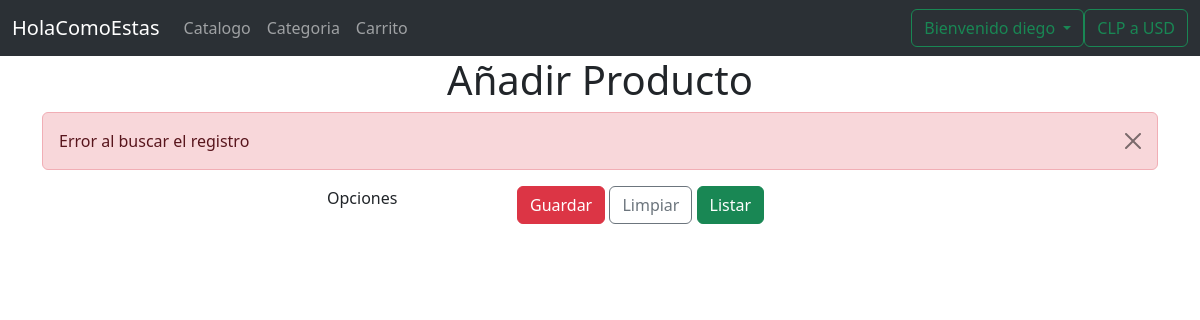
The page /market/editarProducto/40 (signed in) on the database as committed earlier.
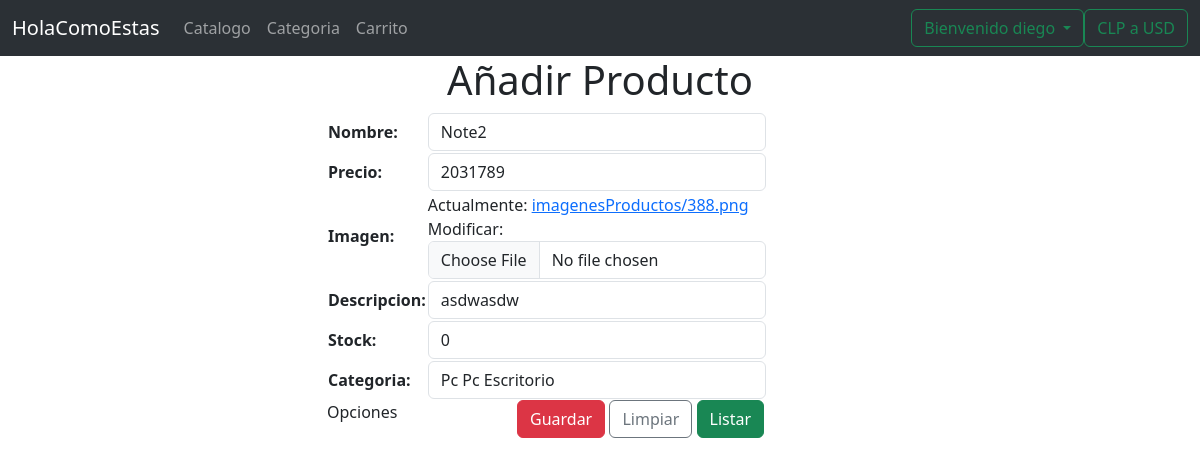
The same page on the database as committed later.
### market/models.py (models this page shows, shortened)
class Productos(models.Model):
    nombre = models.CharField(max_length=50)
    precio = models.CharField(max_length=10)
    imagen = models.FileField(upload_to='imagenesProductos/', null=True)
    stock = models.IntegerField(default=0)
    descripcion = models.TextField()
    fecha_creacion = models.DateTimeField(auto_now_add=True)
    fecha_modificacion = models.DateTimeField(auto_now=True)
    Categoria = models.ForeignKey(Categoria, on_delete=models.CASCADE)

class Categoria(models.Model):
    nombre = models.CharField(max_length=50)
    descripcion = models.TextField()
    def __str__(self):
        return self.nombre + ' ' + self.descripcion

### market/views.py (the view)
# urls.py: path('editarProducto/<int:pk>', views.editarProducto, name='editarProducto'),
@login_required
def editarProducto(request, pk):
    context = {}
    try:
        item = Productos.objects.get(pk=pk)
        context['item'] = item
        context['form'] = ProductoForm(instance=item)
    except:
        context['error'] = 'Error al buscar el registro'
    return render(request, 'anadirProductoForm.html', context)

### market/templates/anadirProductoForm.html (shortened to what this page needs)
{% extends "plantillaBase.html" %}
{% block tituloPrincipal %}Añadir Producto {% endblock %}
{% block mensaje %}
    {% if error %}
    <div class="alert alert-danger alert-dismissible fade show" role="alert">
        {{error}}
        <button type="button" class="btn-close" data-bs-dismiss="alert" aria-label="Close"></button>
    </div>
    {% endif %}
{% endblock %}
{% block contenido %}
<form action="{% url 'anadirProductoForm' %}" method="post" enctype="multipart/form-data">
    <div class="row">
        <div class="col-12 col-md-7 offset-md-3">
            <table>
                {{form.as_table}}
            </table>
        </div>
    </div>
    <div class="row">
        <div class="col-12 col-md-2 offset-md-3">Opciones</div>
        <div class="col-12 col-md-5">
            <input type="submit" name="btnGuardar" class="btn btn-danger" value="Guardar">
            <input type="submit" name="btnLimpiar" class="btn btn-outline-secondary" value="Limpiar">
            <a href="{% url 'listarProductos' %}" class="btn btn-success">Listar</a>
        </div>
    </div>
</form>
    {% endblock %}

Rows that differ between the two databases and show on the page:
added Productos: nombre "Note2", precio "2031789", descripcion "asdwasdw", stock "0", Categoria "Pc Pc Escritorio"
Other text that changed with them:
{{ error }}: "Error al buscar el registro" → (not shown)
text now shown: "Nombre: Precio: Imagen: Actualmente: imagenesProductos/388.png Modificar: Descripcion: Stock: Categoria:"
